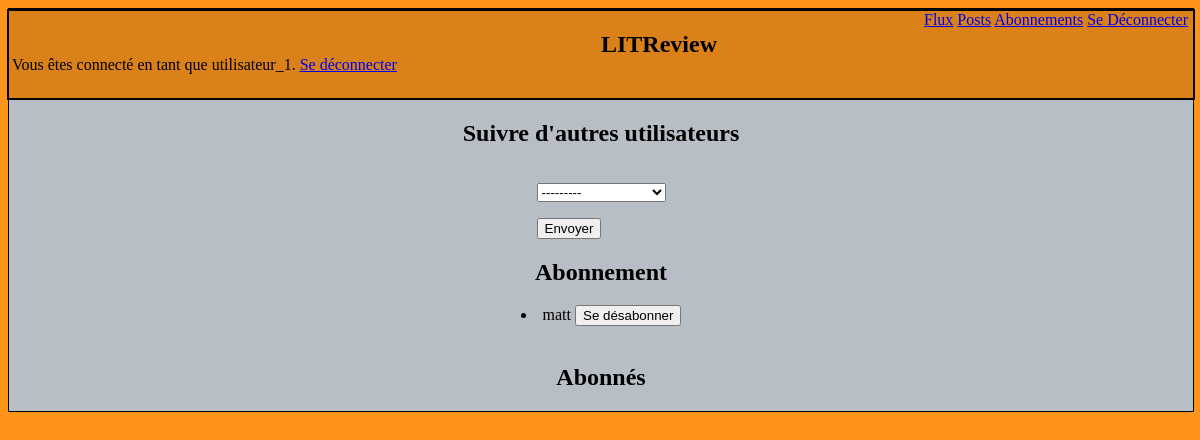
Page /follow-users (signed in) on the earlier database version.
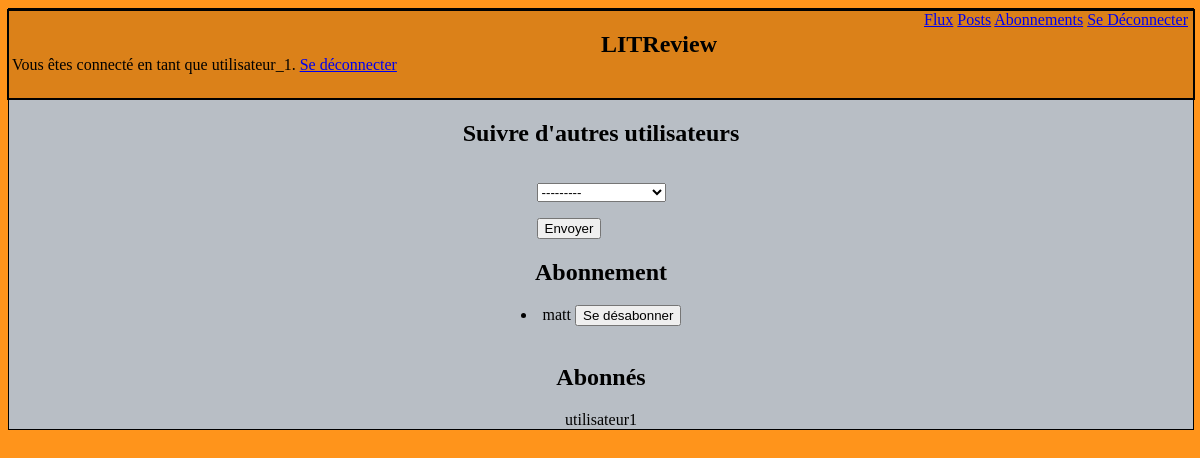
Same page on the later database version.
### litreview/models.py (models this page shows)
class UserFollows(models.Model):
    class Meta():
        unique_together = ['user', 'followed_user']
    user = models.ForeignKey(to=settings.AUTH_USER_MODEL,  on_delete=models.CASCADE)
    followed_user = models.ForeignKey(User, on_delete=models.CASCADE, related_name='followed_by', verbose_name='')

### authentication/models.py (models this page shows)
class User(AbstractUser):  # temporaire, devra etre modifier lors de la gestion de l'authentification
    profil_photo = models.ImageField(verbose_name="photo de profil")
    follows = models.ManyToManyField('self', verbose_name='suit')

### litreview/views.py (the view, shortened to what this page needs)
# urls.py: path('follow-users', views.follow_user, name='follow-user'),
@login_required
def follow_user(request):
    form = FollowUsersForm(instance=request.user)
    follows = UserFollows.objects.filter(user__username=request.user.username).distinct()
    followers = UserFollows.objects.filter(followed_user__id=request.user.id)
    return render(
                  request,
                  'litreview/follow_user_form.html',
                  context={'form': form, 'follows': follows, 'followers': followers}
                  )

### litreview/forms.py
class FollowUsersForm(forms.ModelForm):
    class Meta:
        model = models.UserFollows
        fields = ['followed_user']

### litreview/templates/litreview/follow_user_form.html (shortened to what this page needs)
{% extends 'litreview/base.html' %}
{% block content %}
    <h2>Suivre d'autres utilisateurs</h2>
    <form method="POST">
        {{ form.as_p }}
        <button type="submit">Envoyer</button>
    </form>
    <h2>Abonnement</h2>
    {% for follow in follows %}
    <li>
        {{ follow.followed_user }}
        <a href="{% url 'end-follow' follow.id %}">
            <button type="submit">Se désabonner</button>
        </a>
    </li>
    {% endfor %}
    <h2>Abonnés</h2>
    {% for follower in followers %}
    {{ follower.user }}
    {% endfor %}
{% endblock content %}

Differences in the rows shown:
added UserFollows: user "utilisateur1", shown under "Abonnés"
